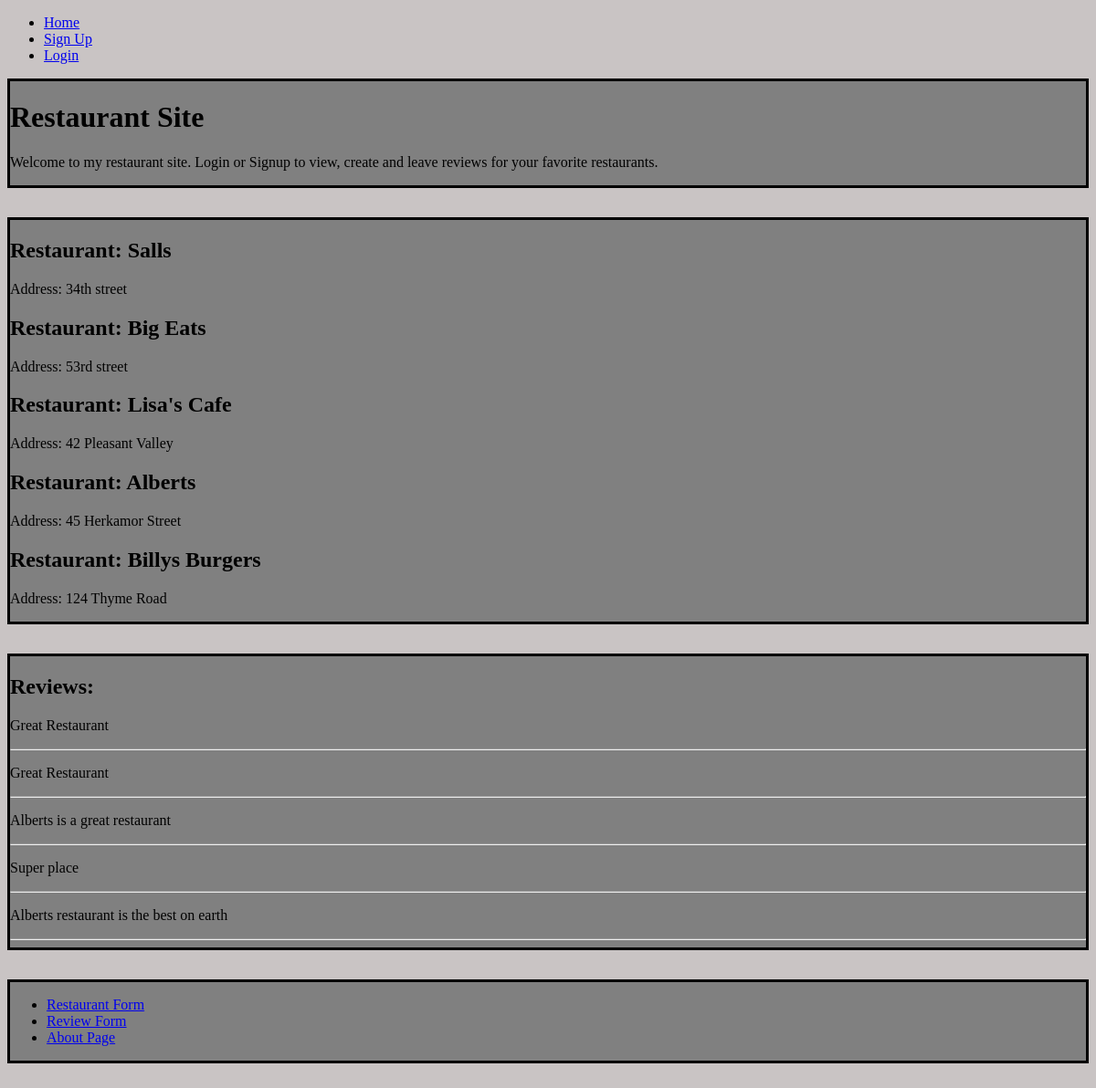
Before: / with the older database file.
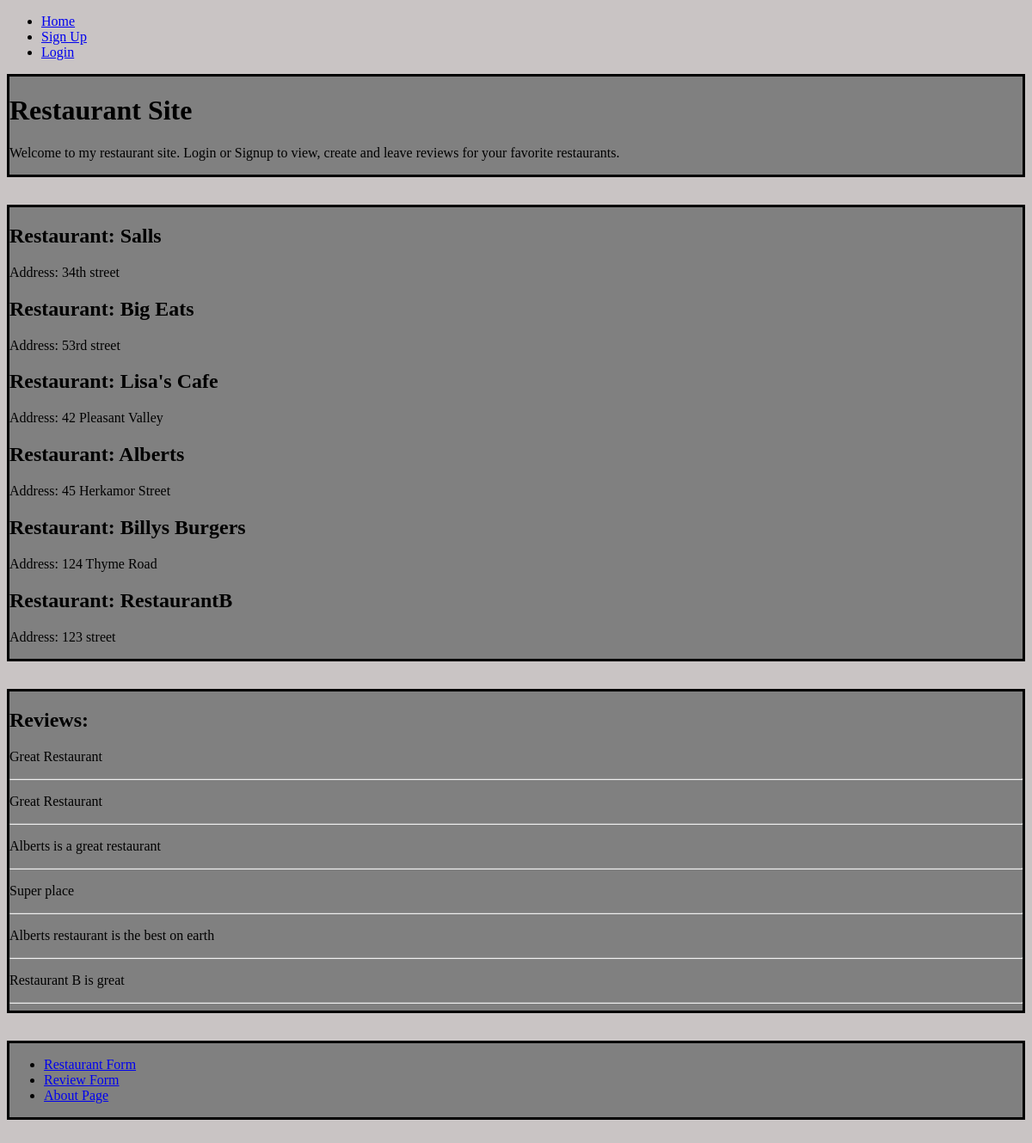
After: the same page with the newer database file.
### restaurant_site/models.py (models this page shows, shortened)
class Restaurant(db.Model):
    id = db.Column(db.Integer, primary_key = True)
    name = db.Column(db.String(20), nullable=False, unique=True)
    address = db.Column(db.String(50), nullable=False, unique=True)
    reviews = db.relationship('Reviews')

class Reviews(db.Model):
    id = db.Column(db.Integer, primary_key=True)
    review = db.Column(db.String, nullable=False)
    restaurant_id = db.Column(db.Integer, db.ForeignKey('restaurant.id'))

### restaurant_site/routes.py (the view)
@app.route('/')
def home():
    restaurants = Restaurant.query.all()
    reviews = Reviews.query.all()
    return render_template('home.html', restaurants=restaurants, reviews=reviews)

### restaurant_site/templates/home.html
{% extends 'base.html' %}
{% block content %}
<div class="home-div">
  <h1>Restaurant Site</h1>
  <p>
    Welcome to my restaurant site. Login or Signup to view, create and leave
    reviews for your favorite restaurants.
  </p>
</div>
<div class="home-div">
  {% for restaurant in restaurants %}
  <h2>Restaurant: {{ restaurant.name }}</h2>
  <p>Address: {{ restaurant.address }}</p>
  {% endfor %}
</div>
<div class="home-div">
  <h2>Reviews:</h2>
  {% for review in reviews %}
  <p>{{ review.review }}</p>
  <hr />
  {% endfor %}
</div>
<div class="home-div">
  <ul>
    <li><a href="{{ url_for('restaurant') }}">Restaurant Form</a></li>
    <li><a href="{{ url_for('review') }}">Review Form</a></li>
    <li><a href="{{ url_for('about')}}">About Page</a></li>
  </ul>
</div>
{% endblock content %}

### restaurant_site/templates/base.html (shortened to what this page needs)
<!DOCTYPE html>
<html lang="en">
  <head>
    <link rel="stylesheet" href="{{url_for('static', filename='style.css')}}" />
  </head>
  <body>
    <header>
      <nav>
        <ul>
          <li><a href="{{ url_for('home') }}">Home</a></li>
          {% if current_user.is_authenticated %}
          <li><a href="{{ url_for('logout') }}">Logout</a></li>
          {% else %}
          <li><a href="{{ url_for('signup') }}">Sign Up</a></li>
          <li><a href="{{ url_for('login')}}">Login</a></li>
          {% endif %}
        </ul>
      </nav>
    </header>
    {% block content %}{% endblock content %}
  </body>
</html>

### restaurant_site/static/style.css (style rules this page uses)
body { background: rgb(201, 196, 196); }
.home-div { border: 3px solid black; margin-bottom: 2em; background: gray; }

Changed rows visible on the page:
added Restaurant: name "RestaurantB", address "123 street"
added Reviews: review "Restaurant B is great"
